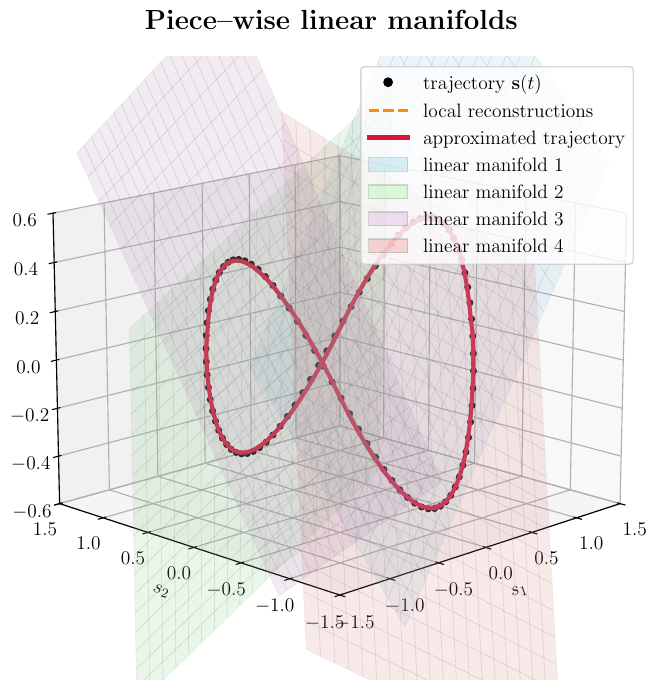

Reproduce this figure in Python.
#!/usr/bin/env python3
"""
piecewise_pod_manifold.py
-------------------------

Builds N local linear POD manifolds on a closed 3-D trajectory, blends the
local reconstructions in overlaps, and plots a SINGLE 3-D figure.

Call `plot_piecewise_manifold(S, n_seg=3, overlap=0.25)` with

    S        – (m,3) ndarray containing the trajectory
    n_seg    – how many evenly-spaced circular segments you want
    overlap  – fractional overlap between neighbouring windows
               (0 → disjoint, 0.99 → almost identical windows)

The function returns the blended reconstruction and the figure handle, so
you can re-use both if needed.
"""

from __future__ import annotations
import numpy as np
import matplotlib.pyplot as plt
from matplotlib.lines import Line2D
from matplotlib.patches import Patch
from itertools import cycle

# ========== 0.  global figure style =========================================
plt.rcParams.update({
    "text.usetex": True,
    "font.family": "serif",
    "axes.titlesize": 20,
    "axes.labelsize": 14,
    "xtick.labelsize": 14,
    "ytick.labelsize": 14,
    "legend.fontsize": 14
})

# ---------------------------------------------------------------------
def circular_slice(a: np.ndarray, start: int, length: int) -> tuple[np.ndarray, np.ndarray]:
    """Return view of a circular slice and the corresponding global indices."""
    idx = np.arange(start, start + length) % len(a)
    return a[idx], idx


# ---------------------------------------------------------------------
def local_rank2_pod(segment: np.ndarray) -> tuple[np.ndarray, np.ndarray, np.ndarray]:
    """Rank-2 POD basis and reconstruction for ONE segment."""
    s_ref = segment[0]
    shift = segment - s_ref
    _, _, vt = np.linalg.svd(shift, full_matrices=False)
    V      = vt[:2].T                                    # (3×2)
    z      = shift @ V                                   # reduced coords
    recon  = s_ref + z @ V.T
    return recon, V, s_ref


# ---------------------------------------------------------------------
def plot_piecewise_manifold(
    S: np.ndarray,
    n_seg: int       = 3,
    overlap: float   = 0.25,
    colours: list[str] | None = None,
    elev: int = 15,
    azim: int = 225,
    fname: str | None = "piecewise_linear_manifold.pdf"
):
    """Main driver; see doc-string at top."""
    m = len(S)
    seg_len = int(np.ceil((1 + overlap) * m / n_seg))        # window size
    step    = int(np.floor((1 - overlap) * seg_len))         # step size

    if colours is None:
        colours = ['skyblue', 'palegreen', 'plum', 'lightcoral',
                   'gold', 'lightsalmon', 'turquoise']
    col_cycle = cycle(colours)

    local_data = []          # store per-segment information
    blend_sum  = np.zeros_like(S, dtype=float)
    blend_cnt  = np.zeros((m, 1), dtype=float)

    # -----------------------------------------------------------------
    # 1. Loop over 'centre' windows  (fixes wrap-around discontinuity)
    # -----------------------------------------------------------------
    length = int(np.ceil((1 + overlap) * m / n_seg))   # window length
    half   = length // 2
    centres = np.linspace(0, m, n_seg, endpoint=False, dtype=int)

    for k, centre in enumerate(centres):
        seg, idx = circular_slice(S, centre - half, length)
        recon, V, sref = local_rank2_pod(seg)

        colour = next(col_cycle)
        local_data.append(dict(idx=idx, recon=recon, V=V,
                            z=(seg - sref) @ V, ref=sref, colour=colour))

        blend_sum[idx] += recon
        blend_cnt[idx] += 1


    #blend_cnt[blend_cnt == 0] = 1          # prevent divide-by-zero
    S_blend = blend_sum / blend_cnt

    # -----------------------------------------------------------------
    # 2. Plot – one 3-D panel
    # -----------------------------------------------------------------
    fig = plt.figure(figsize=(9, 7))
    ax  = fig.add_subplot(111, projection='3d')

    # original trajectory
    ax.plot3D(*S.T, 'ko', ms=4, label=r'\textit{trajectory} $\mathbf{s}(t)$')

    # local curves + planes
    grid = np.linspace(-1.2, 1.2, 20)
    for rec in local_data:
        col = rec['colour']
        # dashed local reconstruction
        ax.plot3D(*rec['recon'].T, ls='--', lw=2, color='darkorange')

        # tiny plane for visual cue
        z_mean = rec['z'].mean(axis=0)
        A, B   = np.meshgrid(grid + z_mean[0], grid + z_mean[1])
        Zred   = np.vstack((A.ravel(), B.ravel()))
        plane  = rec['ref'][:, None] + rec['V'] @ Zred
        Xp, Yp, Zp = [a.reshape(A.shape) for a in plane]
        ax.plot_surface(Xp, Yp, Zp, color=col, alpha=0.15,
                        edgecolor='gray', linewidth=0.3)

    # blended curve
    ax.plot3D(*S_blend.T, lw=3, color='crimson',
              label=r'\textit{approximated trajectory}')

    # axes / view
    ax.set(xlabel=r'$s_1$', ylabel=r'$s_2$', zlabel=r'$s_3$',
           xlim=(-1.5, 1.5), ylim=(-1.5, 1.5), zlim=(-0.6, 0.6))
    ax.set_title(r'\textbf{Piece–wise linear manifolds}', pad=20)
    ax.view_init(elev=elev, azim=azim)

    # legend (dynamic depending on n_seg)
    legend_entries = [
        Line2D([], [], marker='o', ls='None', color='k',
               label=r'trajectory $\mathbf{s}(t)$'),
        Line2D([], [], ls='--', lw=2, color='darkorange',
               label=r'local reconstructions'),
        Line2D([], [], lw=3, color='crimson',
               label=r'approximated trajectory')
    ]
    for i, rec in enumerate(local_data, start=1):
        legend_entries.append(
            Patch(facecolor=rec['colour'], alpha=0.3, edgecolor='gray',
                  label=rf'linear manifold {i}')
        )
    ax.legend(handles=legend_entries, loc='upper right')

    plt.tight_layout()
    if fname:
        fig.savefig(fname, bbox_inches='tight')
        print("saved →", fname)
    return S_blend, fig


# ---------------------------------------------------------------------
# 3. QUICK DEMO  (remove or guard with __name__ == '__main__' if needed)
# ---------------------------------------------------------------------
if __name__ == "__main__":
    # build the same toy trajectory used in all your previous plots
    t_demo = np.linspace(0, 2*np.pi, 100)
    S_demo = np.c_[np.cos(t_demo),
                   np.sin(t_demo),
                   0.5*np.cos(2*t_demo)]

    # try 2, 3 or 5 segments – overlap = 0.3 looks nice
    plot_piecewise_manifold(S_demo, n_seg=4, overlap=0.1,
                            fname="piecewise_linear_manifold.pdf")
    plt.show()

